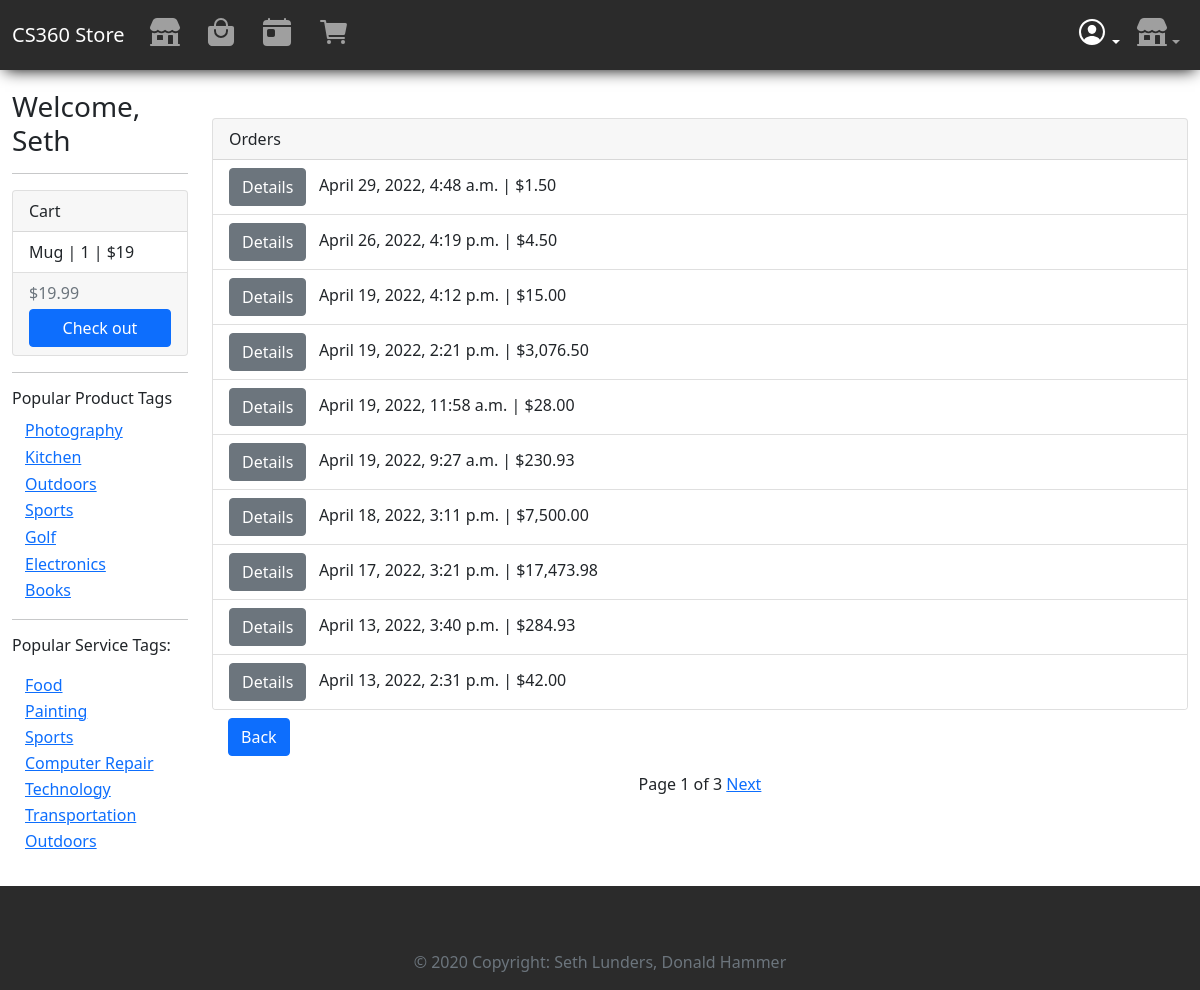
The page /store/my-orders/ (signed in) on the database its author committed.
### storeApp/models.py (models this page shows, shortened)
class CartProduct(models.Model):
    id = models.UUIDField(primary_key=True, default=uuid.uuid4, help_text="Unique ID for this product in cart", editable=False)
    cart = models.ForeignKey(Cart, on_delete=models.CASCADE,)
    product = models.ForeignKey(ProductListing, on_delete=models.RESTRICT)
    quantity = models.IntegerField(default=0, validators=[MaxValueValidator(9999)])

class ProductListing(models.Model):
    id = models.UUIDField(primary_key=True, default=uuid.uuid4, help_text="Unique ID for this particular order", editable=False)
    active = models.BooleanField(default=True)
    name = models.CharField(max_length=200, help_text="Enter a name for your product.")
    imageURL = models.URLField(max_length=200, help_text="Enter image URL", default="https://picsum.photos/400/300")
    price = models.DecimalField(decimal_places=2, max_digits=7) # allows max price of $99,999.99
    description = models.TextField()
    quantity_available = models.IntegerField(help_text="How many are available? Leave blank if unlimited.", null=True, blank=True)
    restockDate = models.DateField(help_text="Leave blank if N/A",null=True, blank=True)
    vendor = models.ForeignKey(Vendor, on_delete=models.RESTRICT)
    tags = models.ManyToManyField(ProductTag, blank=True)
    def list_tags(self):
        return ', '.join(tag.name for tag in self.tags.all()[:3])
    list_tags.short_description = 'Tags'
    class Meta:
        permissions = (("can_set_active", "Set product as active"),)

class Cart(models.Model):
    id = models.UUIDField(primary_key=True, default=uuid.uuid4, help_text="Unique ID for this user's cart", editable=False)
    user = models.OneToOneField(User, on_delete=models.CASCADE, null=False)
    subtotal = models.DecimalField(decimal_places=2, max_digits=7, default=0)

class ProductTag(models.Model):
    name = models.CharField(max_length=200, help_text="Enter a tag; i.e. \"electronics\"", primary_key=True, unique=True)
    viewcount = models.IntegerField(default=0)
    class Meta:
        ordering = ['-viewcount']
    def get_absolute_url(self):
        return reverse('product-tag-detail', args=[str(self.name), 1])

class ServiceTag(models.Model):
    name = models.CharField(max_length=200, help_text="Enter a tag; i.e. \"electronics\"", primary_key=True, unique=True)
    viewcount = models.IntegerField(default=0)
    class Meta:
        ordering = ['-viewcount']
    def get_absolute_url(self):
        return reverse('service-tag-detail', args=[str(self.name), 1])

class Invoice(models.Model):
    id = models.UUIDField(primary_key=True, default=uuid.uuid4, help_text="Unique ID for this particular order", editable=False)
    purchaser = models.ForeignKey(User, on_delete=models.SET_NULL, null=True)
    date_placed = models.DateTimeField(default=datetime.now, blank=True)
    total_payment = models.DecimalField(decimal_places=2, max_digits=7, default=0)
    def get_absolute_url(self):
        return reverse('my-orders-detail', args=[str(self.id)])

### storeApp/views.py (the view)
# urls.py: path('my-orders/', views.MyOrdersListView.as_view(), name='my-orders'),
class MyOrdersListView(LoginRequiredMixin, generic.ListView):
    model = Invoice
    template_name = 'storeApp/customers/my_orders_list.html'
    paginate_by = 10
    def get_queryset(self):
        return Invoice.objects.filter(purchaser=self.request.user).order_by('-date_placed')

### storeApp/context_processors.py (called while the page is built)
def add_variable_to_context(request):
    return {
        'top_producttags': ProductTag.objects.all()[:7],
        'top_servicetags': ServiceTag.objects.all()[:7],
    }

### storeApp/templates/storeApp/customers/my_orders_list.html (shortened to what this page needs)
{% extends "base_generic.html" %}
{% load humanize %}
{% block content %}
{% if invoice_list %}
<div class="card mt-5 mb-2">
    <div class="card-header">
        Orders
    </div>
    <ul class="list-group list-group-flush">
        {% for invoice in invoice_list %}
            <li class="list-group-item"><a href="{{ invoice.get_absolute_url }}" class="btn btn-secondary">Details</a>&nbsp;&nbsp;&nbsp;{{ invoice.date_placed }} | ${{ invoice.total_payment|intcomma }}</li>
          {% endfor %}
        </ul>
    </div>
{% endif %}
<a href="javascript:history.go(-1)" class="btn btn-primary ms-3">Back</a>
{% endblock content %}

### storeApp/templates/base_generic.html (shortened to what this page needs)
{% load humanize %}
<!DOCTYPE html>
<html lang="en">
<head>
  <link href="https://cdn.jsdelivr.net/npm/bootstrap@5.0.2/dist/css/bootstrap.min.css" rel="stylesheet">
  {% load static %}
  <link rel="stylesheet" href="{% static 'css/styles.css' %}">
</head>
<body class="d-flex flex-column min-vh-100">
  <nav class="navbar navbar-expand-md navbar-dark bg-dark pl-3 pr-3" aria-label="Fourth navbar example">
    <div class="container-fluid">
      <a class="navbar-brand" href="{% url 'index' %}">CS360 Store</a>
      <div class="collapse navbar-collapse" id="navbarsExample04">
        <ul class="navbar-nav me-auto mb-2 mb-md-0">
          <li class="nav-item"><a class="nav-link " href="{% url 'vendors' %}"><ion-icon name="storefront" size="large"></ion-icon></a></li>
          <li class="nav-item"><a class="nav-link " href="{% url 'products' %}"><ion-icon name="bag-handle" size="large"></ion-icon></a></li>
          <li class="nav-item"><a class="nav-link " href="{% url 'services' %}"><ion-icon name="today" size="large"></ion-icon></a></li>
          <li class="nav-item"><a class="nav-link {% if request.resolver_match.url_name == 'my-cart' %}active{% endif %}" href="{% url 'my-cart' %}"><ion-icon name="cart" size="large"></ion-icon>&nbsp;&nbsp;</a></li>
        </ul>
        <ul class="navbar-nav">
          {% if user.is_authenticated %}
          <li class="nav-item dropdown">
            <a class="nav-link dropdown-toggle {% if request.resolver_match.url_name == 'my-orders' or request.resolver_match.url_name == 'logout' %}active{% endif %}" href="#" id="dropdown04" data-bs-toggle="dropdown" aria-expanded="false"><ion-icon name="person-circle-outline" size="large"></ion-icon></a>
          </li>
          {% else %}
          <li class="nav-item"><a class="nav-link" href="{% url 'login' %}">Log in</a></li>
          {% endif %}
          {% if perms.storeApp.can_set_active %}
          <li class="nav-item dropdown">
            <a class="nav-link dropdown-toggle " href="#" id="dropdown05" data-bs-toggle="dropdown" aria-expanded="false"><ion-icon name="storefront" size="large"></ion-icon></a>
          </li>
          {% endif %}
        </ul>
      </div>
    </div>
  </nav>
  <div class="container-fluid">
    <div class="row mb-3">
      <div class="col-lg-2">
      {% block sidebar %}
        <ul class="sidebar-nav d-none d-lg-block">
          {% if user.is_authenticated %}
          <h3>Welcome, {{ user.first_name }}</h3>
          {% endif %}
          {% if user.cart.cartproduct_set.all or user.cart.cartservice_set.all %}
          <hr/>
          <div class="card">
            <div class="card-header">
              Cart
            </div>
            <ul class="list-group list-group-flush">
              {% if user.cart.cartproduct_set.all %}
              {% for cproduct in  user.cart.cartproduct_set.all %}
                <li class="list-group-item">{{ cproduct.product.name }} | {{ cproduct.quantity }} | ${% widthratio cproduct.quantity 1 cproduct.product.price %}</li>
              {% endfor %}
              {% endif %}
            </ul>
            <div class="card-footer text-muted">
              ${{ user.cart.subtotal|intcomma }}
              <a class="btn btn-primary d-block w-auto mt-1" href="{% url 'my-cart' %}">Check out</a>
            </div>
          </div>
          <hr/>
          {% endif %}
          <div class="d-none d-lg-block">
          <h6>Popular Product Tags</h6>
          <ul class="list-unstyled">
            {% for tag in top_producttags %}
            <li><a href="{{ tag.get_absolute_url }}" class="btn btn-link py-0">{{ tag.name|title }}</a></li>
            {% endfor %}
          </ul>
          <hr/>
          <h6>Popular Service Tags:</p>
          <ul class="list-unstyled">
            {% for tag in top_servicetags %}
            <li><a href="{{ tag.get_absolute_url }}" class="btn btn-link py-0">{{ tag.name|title }}</a></li>
            {% endfor %}
          </ul>
        </div>
     {% endblock %}
      </div>
      <div class="col-lg-10">{% block content %}{% endblock %}{% block pagination %} {% if is_paginated %}
        <div class="pagination mt-3">
          <span class="page-links w-100 text-center">
            <span class="page-current">
              Page {{ page_obj.number }} of {{ page_obj.paginator.num_pages }}
            </span>
            {% if page_obj.has_next %}
            <a href="{{ request.path }}?page={{page_obj.next_page_number }}"
              >Next</a
            >
            {% endif %}
          </span>
        </div>
        {% endif %} {% endblock %}</div>
    </div>
  </div>
  {% block footer %}
    <footer class="bg-dark text-light text-center text-lg-start mt-auto">
      <div class="container p-4">
      </div>
      <div class="text-center p-3 bg-dark text-muted">
        © 2020 Copyright: Seth Lunders, Donald Hammer
      </div>
    </footer>
  {% endblock footer %}
</body>
</html>

### storeApp/static/css/styles.css (style rules this page uses)
.sidebar-nav { margin-top: 20px; padding: 0; list-style: none; }
.bg-dark { background-color: rgb(43, 43, 43) !important }
.navbar { box-shadow: 0px 5px 15px -5px #000000; }

### rows shown on the page
CartProduct: product.name "Mug", quantity "1", quantity+product "19"
ProductTag: name "Photography"
ProductTag: name "Kitchen"
ProductTag: name "Outdoors"
ProductTag: name "Sports"
ProductTag: name "Golf"
ProductTag: name "Electronics"
ProductTag: name "Books"
ServiceTag: name "Food"
ServiceTag: name "Painting"
ServiceTag: name "Sports"
ServiceTag: name "Computer Repair"
ServiceTag: name "Technology"
ServiceTag: name "Transportation"
ServiceTag: name "Outdoors"
Invoice: date_placed "April 29, 2022, 4:48 a.m.", total_payment "1.50"
Invoice: date_placed "April 26, 2022, 4:19 p.m.", total_payment "4.50"
Invoice: date_placed "April 19, 2022, 4:12 p.m.", total_payment "15.00"
Invoice: date_placed "April 19, 2022, 2:21 p.m.", total_payment "3,076.50"
Invoice: date_placed "April 19, 2022, 11:58 a.m.", total_payment "28.00"
Invoice: date_placed "April 19, 2022, 9:27 a.m.", total_payment "230.93"
Invoice: date_placed "April 18, 2022, 3:11 p.m.", total_payment "7,500.00"
Invoice: date_placed "April 17, 2022, 3:21 p.m.", total_payment "17,473.98"
Invoice: date_placed "April 13, 2022, 3:40 p.m.", total_payment "284.93"
Invoice: date_placed "April 13, 2022, 2:31 p.m.", total_payment "42.00"

### other values the page prints
{{ user.first_name }} "Seth"
{{ user.cart.subtotal|intcomma }} "19.99"
{{ page_obj.number }} "1"
{{ page_obj.paginator.num_pages }} "3"
